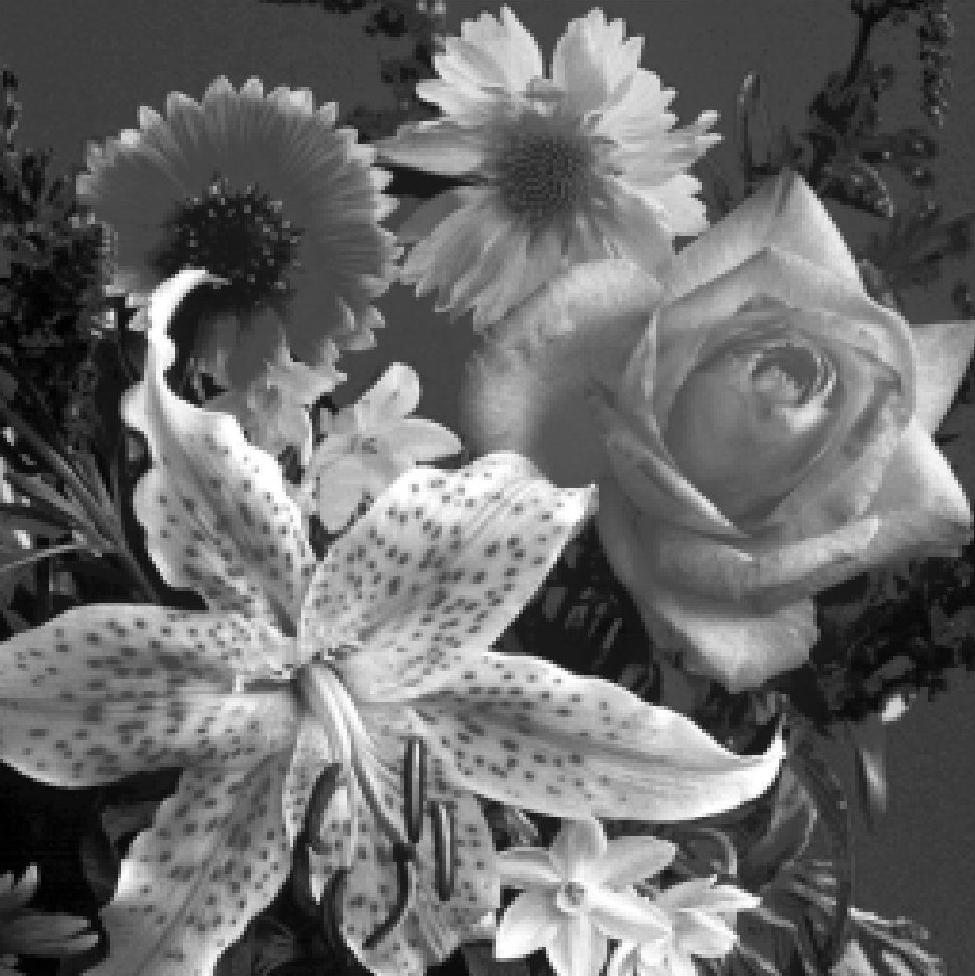
#> input picture flowers.jpg, 975 x 976 px
$ python 2_2.py
#> lines starting #> are read from the running program, lines starting #| are printed output that depends on the picture
import cv2
import numpy as np
from skimage.util import random_noise
from skimage.metrics import mean_squared_error
import matplotlib.pyplot as plt

# Αρχικοποίηση περιβάλλοντος
# Συνάρτηση για προσθήκη salt & pepper θορύβου
# ορισμός θορύβου.
def add_salt_pepper(img, prob):
    noisy = random_noise(img.astype(np.float32) / 255.0, mode='s&p', amount=prob)
    noisy = (noisy * 255).astype(np.uint8)
    return noisy


# Συνάρτηση για MSE όμοια με πριν
def compute_mse(original, processed):
    return mean_squared_error(original, processed)

# Φόρτωση εικόνας όμοια με πριν
img = cv2.imread("flowers.jpg")
#> img is the input picture: shape (976, 975, 3); min 0, max 255, mean 106.3
img = cv2.cvtColor(img, cv2.COLOR_BGR2RGB)

# Πιθανότητα κρουστικού θορύβου από την εκφώνηση
probabilities = [0.10, 0.20, 0.25]
kernel_sizes = [5, 7]

# Λίστα αποτελεσμάτων για δυναμική αποθήκευση
results = {}

# Δημιουργία grid
fig, axes = plt.subplots(len(probabilities), len(kernel_sizes)+2, figsize=(12, 9))
fig.suptitle("Median filter σε Salt & Pepper noise", fontsize=16)

for i, prob in enumerate(probabilities):
    noisy_img = add_salt_pepper(img, prob)
    axes[i, 0].imshow(img)
    axes[i, 0].set_title("Original")
    axes[i, 0].axis("off")

    axes[i, 1].imshow(noisy_img)
    axes[i, 1].set_title(f"Noisy p={prob*100:.0f}%")
    axes[i, 1].axis("off")

    for j, k in enumerate(kernel_sizes):
        filtered = cv2.medianBlur(noisy_img, k)
        mse = compute_mse(img, filtered)
        results[(prob, k)] = mse

        axes[i, j+2].imshow(filtered)
        axes[i, j+2].set_title(f"Median {k}x{k}\nMSE={mse:.3f}")
        axes[i, j+2].axis("off")
#> this loop made 3 passes
#> pass 1, in add_salt_pepper, `noisy = random_noise(img.astype(np.float32) / 255.0, mode='s&p', amoun..`:
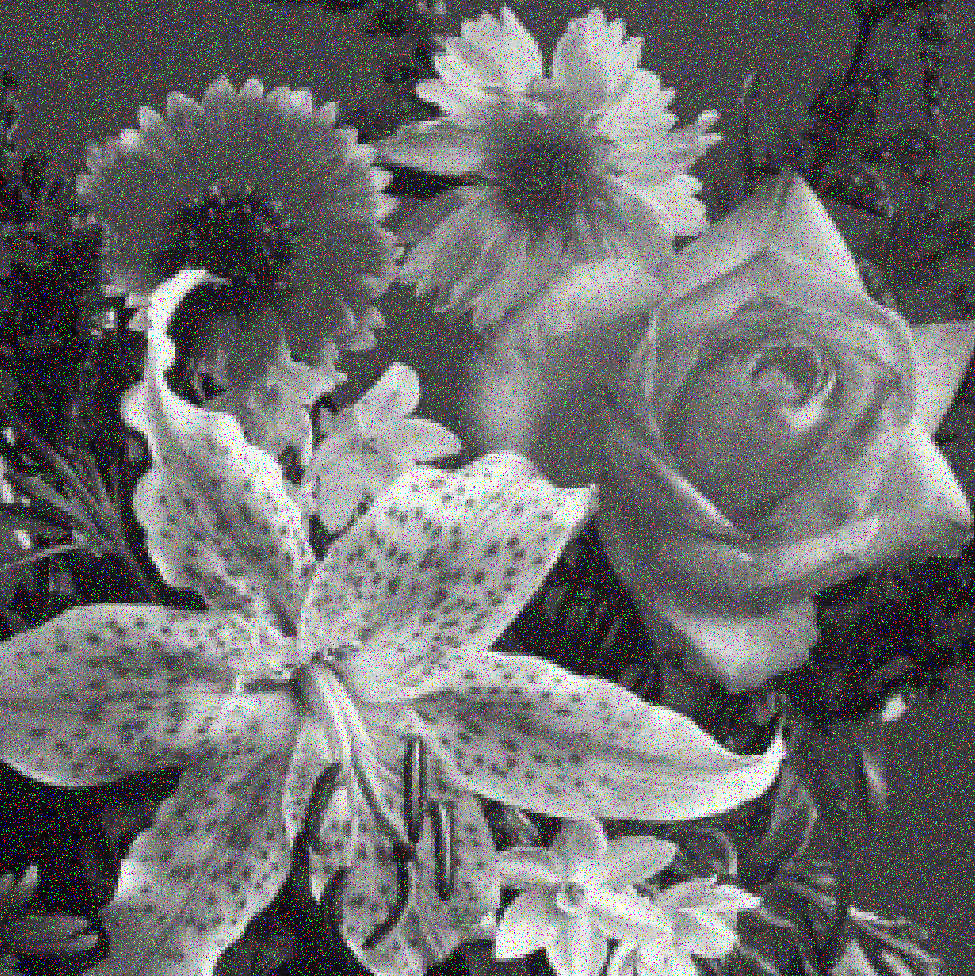
#> noisy: shape (976, 975, 3) float32; mean R, G, B 0.426, 0.425, 0.426
#> pass 2, in add_salt_pepper (call 2), `noisy = random_noise(img.astype(np.float32) / 255.0, mode='s&p', amoun..`:
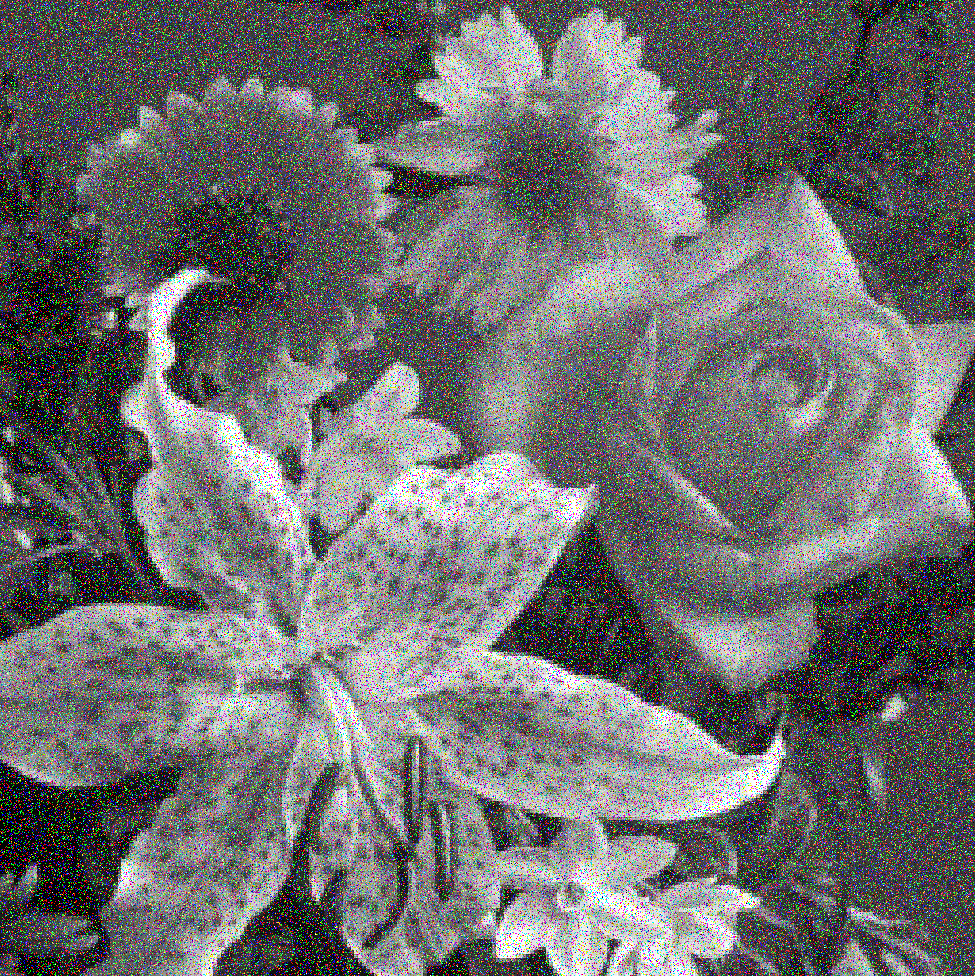
#> noisy: shape (976, 975, 3) float32; mean R, G, B 0.434, 0.434, 0.434
#> after the loop:
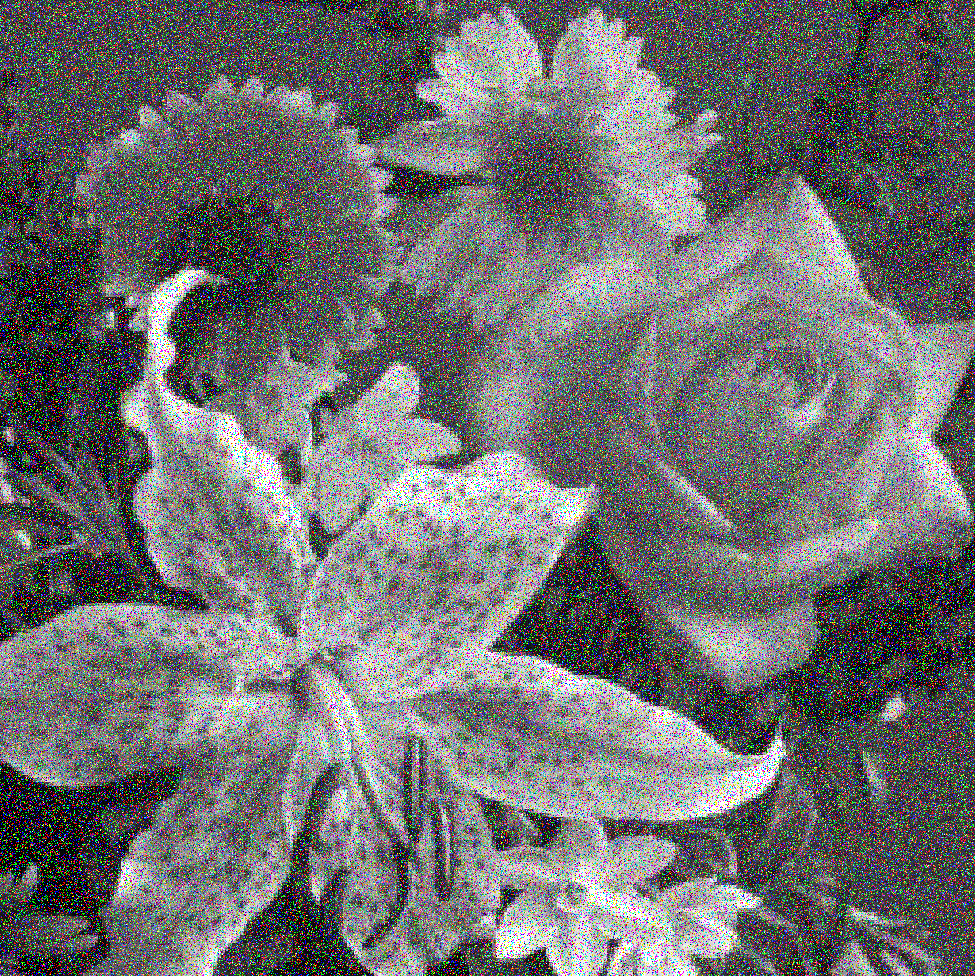
#> noisy_img: shape (976, 975, 3); mean R, G, B 111.6, 111.5, 111.6
#> after the loop, results = {(0.1, 5): 64.73, (0.1, 7): 89.46, (0.2, 5): 75.34, (0.2, 7): 97.38, (0.25, 5): 82.84, (0.25, 7): 102.5}

plt.tight_layout()
plt.show()
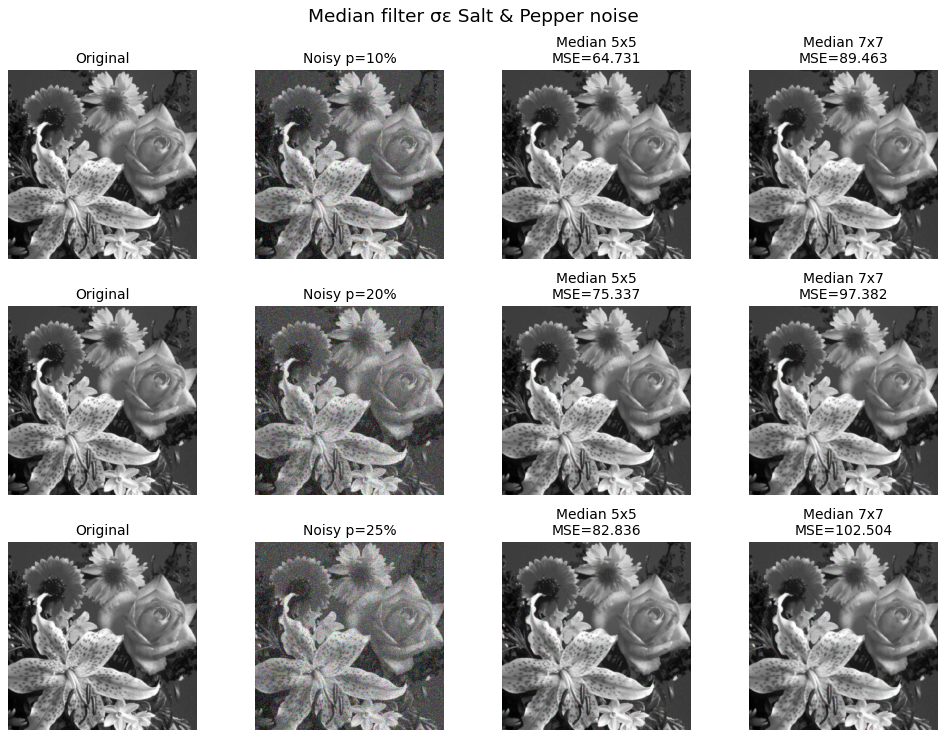
#> figure drawn by matplotlib, 12 panels

# Εκτύπωση αποτελεσμάτων
for key, value in results.items():
    prob, k = key
    print(f"Salt&Pepper p={prob*100:.0f}%, Kernel={k}x{k} -> MSE={value:.4f}")
#> this loop made 6 passes
#> (value, prob, k) on passes 1 to 6: (64.73, 0.1, 5), (89.46, 0.1, 7), (75.34, 0.2, 5), (97.38, 0.2, 7), (82.84, 0.25, 5), (102.5, 0.25, 7)
#| Salt&Pepper p=10%, Kernel=5x5 -> MSE=64.7315
#| Salt&Pepper p=10%, Kernel=7x7 -> MSE=89.4632
#| Salt&Pepper p=20%, Kernel=5x5 -> MSE=75.3372
#| Salt&Pepper p=20%, Kernel=7x7 -> MSE=97.3819
#| Salt&Pepper p=25%, Kernel=5x5 -> MSE=82.8357
#| Salt&Pepper p=25%, Kernel=7x7 -> MSE=102.5044

$ run again, with car.jpg copied over flowers.jpg
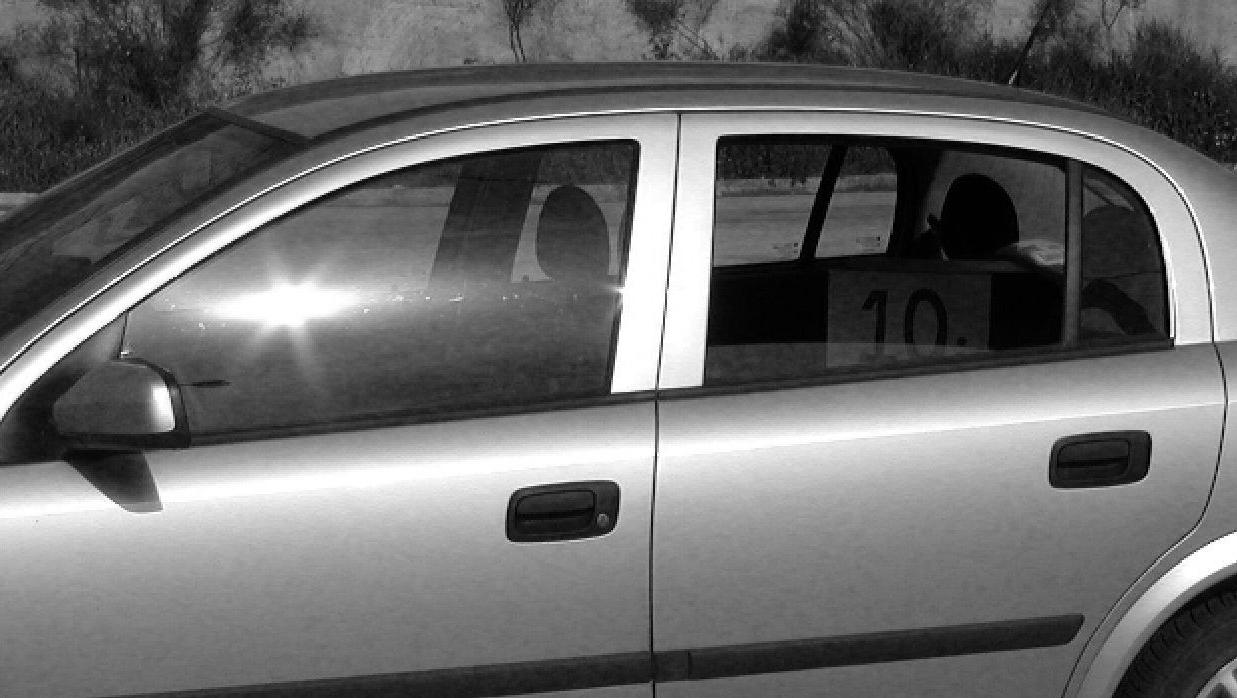
#> input picture car.jpg, 1237 x 698 px
#> img is the input picture: shape (698, 1237, 3); min 0, max 255, mean 107.4
#> the loop `for i, prob in enumerate(probabilities):` made 3 passes
#> pass 1, in add_salt_pepper, `noisy = random_noise(img.astype(np.float32) / 255.0, mode='s&p', amoun..`:
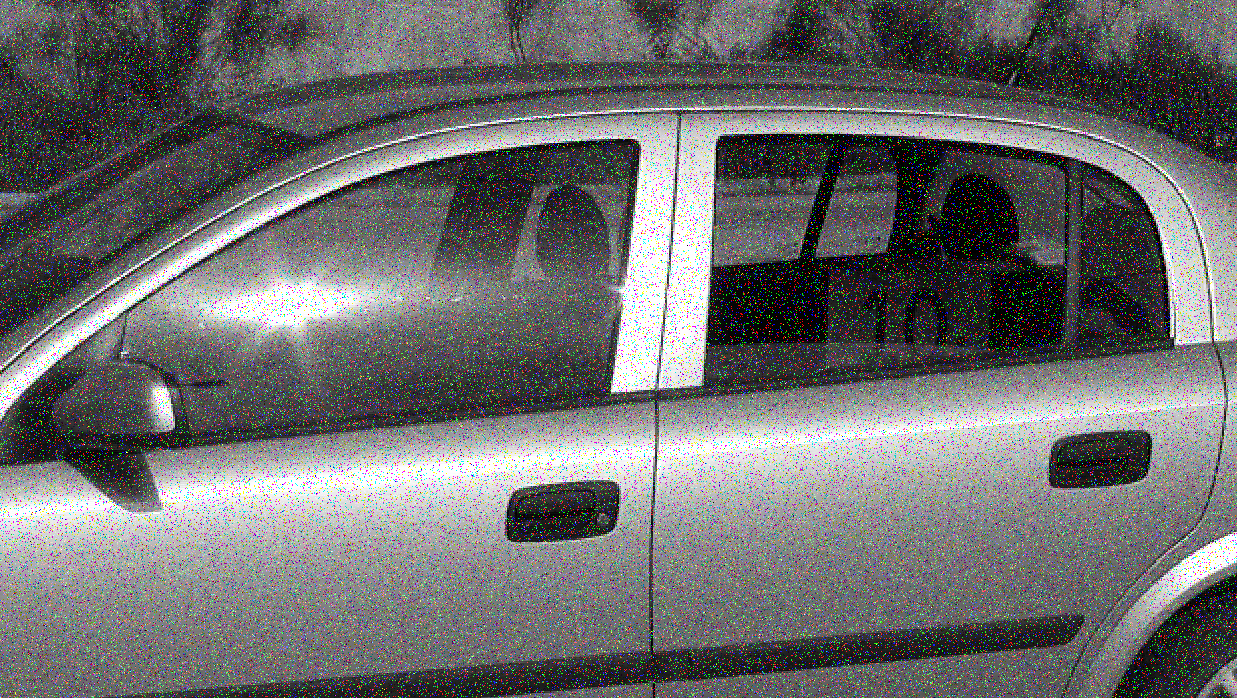
#> noisy: shape (698, 1237, 3) float32; mean R, G, B 0.429, 0.429, 0.429
#> after the loop `for i, prob in enumerate(probabilities):`:
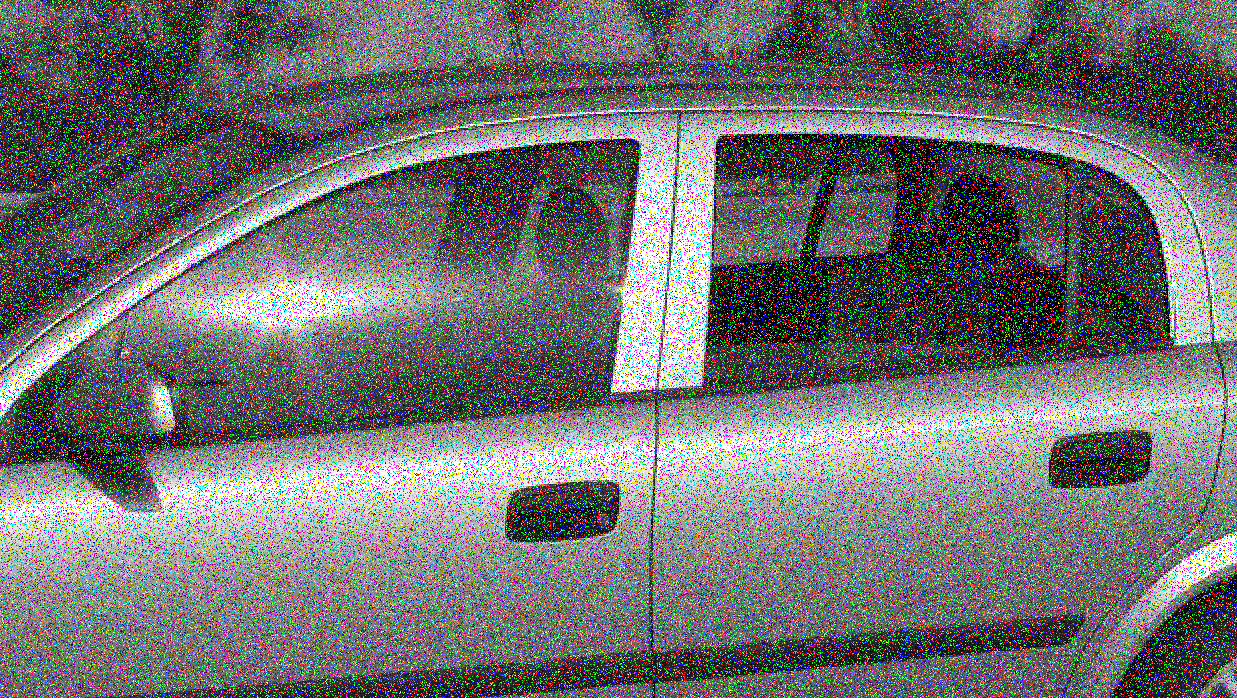
#> noisy_img: shape (698, 1237, 3); mean R, G, B 112.4, 112.6, 112.4
#> after the loop `for i, prob in enumerate(probabilities):`: results = {(0.1, 5): 88.7, (0.1, 7): 115, (0.2, 5): 101.9, (0.2, 7): 124.8, (0.25, 5): 110, (0.25, 7): 129.9}
#> the loop `for key, value in results.items():` made 6 passes
#> (value, prob, k) on passes 1 to 6: (88.7, 0.1, 5), (115, 0.1, 7), (101.9, 0.2, 5), (124.8, 0.2, 7), (110, 0.25, 5), (129.9, 0.25, 7)
#> (printed output is left out)
